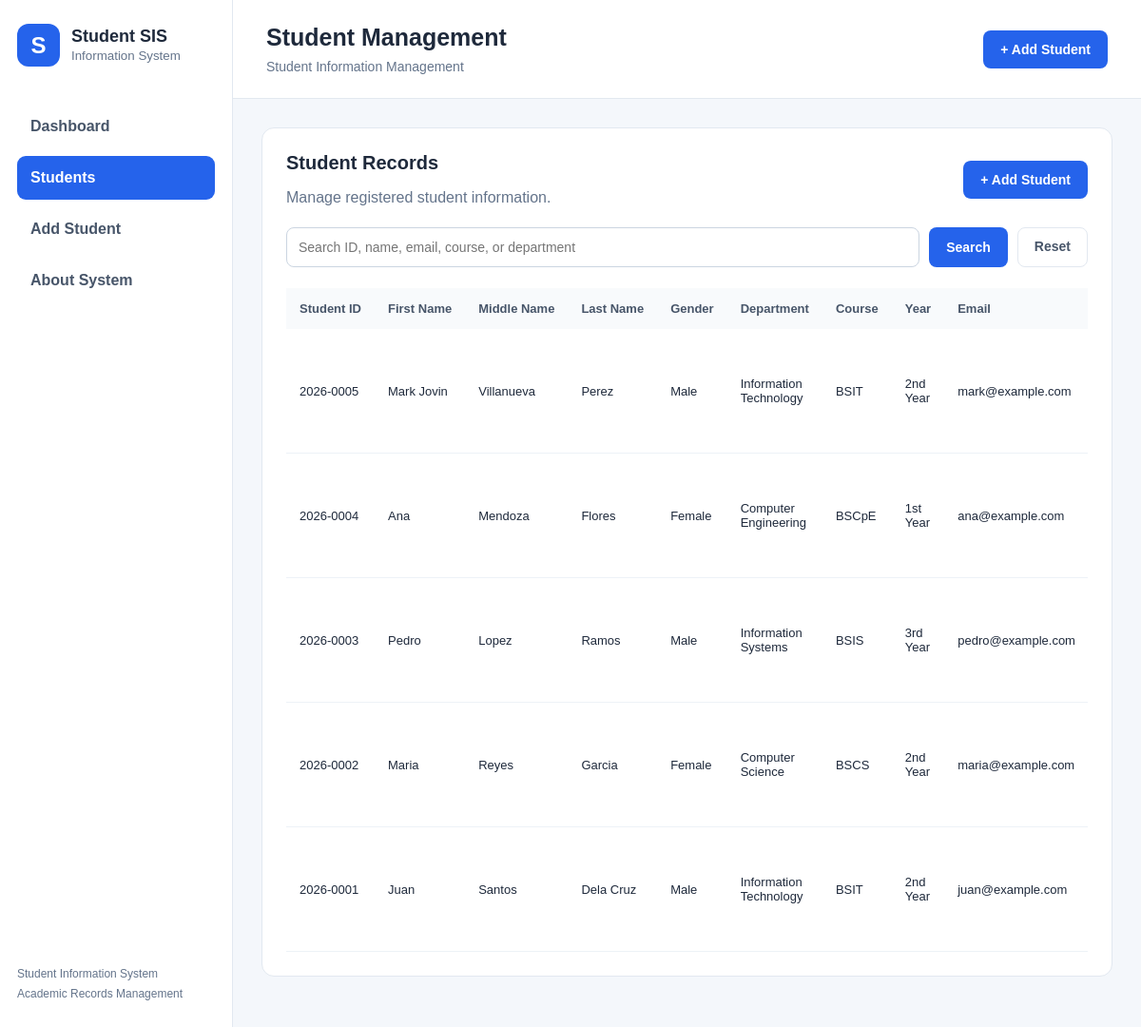
/students, run on the app's committed database.
### tables this page shows
CREATE TABLE students (
                id INTEGER PRIMARY KEY AUTOINCREMENT,
                student_id TEXT NOT NULL UNIQUE,
                first_name TEXT NOT NULL,
                middle_name TEXT,
                last_name TEXT NOT NULL,
                gender TEXT NOT NULL,
                date_of_birth TEXT NOT NULL,
                email TEXT NOT NULL,
                contact_number TEXT NOT NULL,
                address TEXT NOT NULL,
                department TEXT NOT NULL,
                course TEXT NOT NULL,
                year_level TEXT NOT NULL,
                section TEXT NOT NULL,
                enrollment_date TEXT NOT NULL,
                student_status TEXT NOT NULL
            );

### app.py (the view)
@app.route("/students")
def students():
    search = request.args.get("search", "").strip()
    records = database.get_all_students(search)
    return render_template(
        "students.html", students=records, search=search
    )

### database.py (called while the page is built)
@contextmanager
def get_connection():
    connection = sqlite3.connect(DATABASE, timeout=10)
    connection.row_factory = sqlite3.Row
    connection.execute("PRAGMA foreign_keys = ON")
    connection.execute("PRAGMA busy_timeout = 10000")
    try:
        yield connection
        connection.commit()
    except Exception:
        connection.rollback()
        raise
    finally:
        connection.close()

def get_all_students(search=""):
    term = f"%{search}%"
    with get_connection() as conn:
        return conn.execute("""
            SELECT * FROM students
            WHERE student_id LIKE ?
               OR first_name LIKE ?
               OR middle_name LIKE ?
               OR last_name LIKE ?
               OR email LIKE ?
               OR department LIKE ?
               OR course LIKE ?
            ORDER BY id DESC
        """, (term, term, term, term, term, term, term)).fetchall()

### templates/students.html (shortened to what this page needs)
{% extends "base.html" %}
{% block heading %}Student Management{% endblock %}
{% block content %}
<div class="panel">
    <div class="panel-header">
        <div>
            <h2>Student Records</h2>
            <p>Manage registered student information.</p>
        </div>
        <a href="{{ url_for('add_student') }}" class="btn btn-primary">
            + Add Student
        </a>
    </div>
    <form method="GET" action="{{ url_for('students') }}" class="search-form">
        <input type="text"
               name="search"
               value="{{ search }}"
               placeholder="Search ID, name, email, course, or department">
        <button type="submit" class="btn btn-primary">Search</button>
        <a href="{{ url_for('students') }}" class="btn btn-outline">
            Reset
        </a>
    </form>
    <div class="table-wrapper">
        <table>
            <thead>
                <tr>
                    <th>Student ID</th>
                    <th>First Name</th>
                    <th>Middle Name</th>
                    <th>Last Name</th>
                    <th>Gender</th>
                    <th>Department</th>
                    <th>Course</th>
                    <th>Year</th>
                    <th>Email</th>
                </tr>
            </thead>
            <tbody>
                {% for student in students %}
                <tr>
                    <td>{{ student.student_id }}</td>
                    <td>{{ student.first_name }}</td>
                    <td>{{ student.middle_name or "-" }}</td>
                    <td>{{ student.last_name }}</td>
                    <td>{{ student.gender }}</td>
                    <td>{{ student.department }}</td>
                    <td>{{ student.course }}</td>
                    <td>{{ student.year_level }}</td>
                    <td>{{ student.email }}</td>
                </tr>
                {% else %}
                <tr>
                    <td colspan="11" class="empty">
                        No student records found.
                    </td>
                </tr>
                {% endfor %}
            </tbody>
        </table>
    </div>
</div>
{% endblock %}

### static/css/style.css (style rules this page uses)
:root { --primary: #2563eb; --primary-dark: #1d4ed8; --primary-light: #eff6ff; --white: #ffffff; --background: #f4f7fb; --border: #e2e8f0; --text: #1e293b; --muted: #64748b; --danger: #dc2626; --success: #15803d; }
* { box-sizing: border-box; }
body { margin: 0; font-family: Arial, Helvetica, sans-serif; background: var(--background); color: var(--text); }
a { text-decoration: none; color: var(--primary); }
.panel { background: white; border: 1px solid var(--border); border-radius: 13px; padding: 25px; margin-bottom: 25px; }
.panel-header { display: flex; justify-content: space-between; align-items: center; gap: 15px; margin-bottom: 22px; }
.panel-header h2 { margin: 0; font-size: 20px; }
.panel-header p { color: var(--muted); margin-bottom: 0; }
.btn { display: inline-block; padding: 11px 17px; border-radius: 8px; border: 1px solid transparent; font-size: 14px; font-weight: 600; cursor: pointer; text-align: center; transition: 0.2s; font-family: inherit; }
.btn-primary { background: var(--primary); color: white; }
.btn-outline { background: white; color: #475569; border-color: var(--border); }
.table-wrapper { width: 100%; overflow-x: auto; }
table { width: 100%; border-collapse: collapse; font-size: 13px; }
th { background: #f8fafc; color: #475569; text-align: left; padding: 14px; white-space: nowrap; }
td { padding: 14px; border-bottom: 1px solid #edf2f7; }
.search-form { display: flex; gap: 10px; margin-bottom: 22px; }
.search-form input { flex: 1; }
input, select, textarea { width: 100%; padding: 12px; border: 1px solid #cbd5e1; border-radius: 8px; background: white; font-family: inherit; font-size: 14px; color: var(--text); }

### data on the page
students: student_id "2026-0005", first_name "Mark Jovin", middle_name "Villanueva", last_name "Perez", gender "Male", department "Information Technology", course "BSIT", year_level "2nd Year", email "mark@example.com"
students: student_id "2026-0004", first_name "Ana", middle_name "Mendoza", last_name "Flores", gender "Female", department "Computer Engineering", course "BSCpE", year_level "1st Year", email "ana@example.com"
students: student_id "2026-0003", first_name "Pedro", middle_name "Lopez", last_name "Ramos", gender "Male", department "Information Systems", course "BSIS", year_level "3rd Year", email "pedro@example.com"
students: student_id "2026-0002", first_name "Maria", middle_name "Reyes", last_name "Garcia", gender "Female", department "Computer Science", course "BSCS", year_level "2nd Year", email "maria@example.com"
students: student_id "2026-0001", first_name "Juan", middle_name "Santos", last_name "Dela Cruz", gender "Male", department "Information Technology", course "BSIT", year_level "2nd Year", email "juan@example.com"
